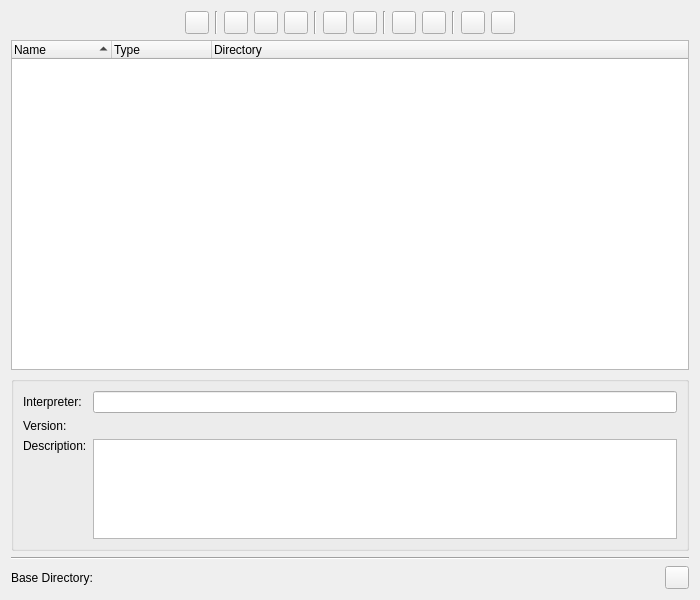
<?xml version="1.0" encoding="UTF-8"?>
<ui version="4.0">
 <class>VirtualenvManagerWidget</class>
 <widget class="QWidget" name="VirtualenvManagerWidget">
  <property name="geometry">
   <rect>
    <x>0</x>
    <y>0</y>
    <width>700</width>
    <height>600</height>
   </rect>
  </property>
  <layout class="QVBoxLayout" name="verticalLayout">
   <item>
    <layout class="QHBoxLayout" name="horizontalLayout_2">
     <item>
      <spacer name="horizontalSpacer">
       <property name="orientation">
        <enum>Qt::Orientation::Horizontal</enum>
       </property>
       <property name="sizeHint" stdset="0">
        <size>
         <width>28</width>
         <height>20</height>
        </size>
       </property>
      </spacer>
     </item>
     <item>
      <widget class="QToolButton" name="refreshButton">
       <property name="toolTip">
        <string>Press to refresh the list of virtual environments</string>
       </property>
      </widget>
     </item>
     <item>
      <widget class="Line" name="line_2">
       <property name="orientation">
        <enum>Qt::Orientation::Vertical</enum>
       </property>
      </widget>
     </item>
     <item>
      <widget class="QToolButton" name="addButton">
       <property name="toolTip">
        <string>Press to add an existing virtual environment</string>
       </property>
       <property name="text">
        <string/>
       </property>
      </widget>
     </item>
     <item>
      <widget class="QToolButton" name="newButton">
       <property name="toolTip">
        <string>Press to create a new virtual environment</string>
       </property>
      </widget>
     </item>
     <item>
      <widget class="QToolButton" name="searchNewButton">
       <property name="toolTip">
        <string>Search the execution path for all Python interpreters not configured in an environment yet.</string>
       </property>
      </widget>
     </item>
     <item>
      <widget class="Line" name="line_6">
       <property name="orientation">
        <enum>Qt::Orientation::Vertical</enum>
       </property>
      </widget>
     </item>
     <item>
      <widget class="QToolButton" name="editButton">
       <property name="toolTip">
        <string>Press to edit the selected virtual environment</string>
       </property>
      </widget>
     </item>
     <item>
      <widget class="QToolButton" name="upgradeButton">
       <property name="toolTip">
        <string>Press to upgrade the selected virtual environment</string>
       </property>
      </widget>
     </item>
     <item>
      <widget class="Line" name="line_3">
       <property name="orientation">
        <enum>Qt::Orientation::Vertical</enum>
       </property>
      </widget>
     </item>
     <item>
      <widget class="QToolButton" name="removeButton">
       <property name="toolTip">
        <string>Press to remove the selected virtual environments</string>
       </property>
      </widget>
     </item>
     <item>
      <widget class="QToolButton" name="removeAllButton">
       <property name="toolTip">
        <string>Press to remove all virtual environments</string>
       </property>
      </widget>
     </item>
     <item>
      <widget class="Line" name="line_4">
       <property name="orientation">
        <enum>Qt::Orientation::Vertical</enum>
       </property>
      </widget>
     </item>
     <item>
      <widget class="QToolButton" name="deleteButton">
       <property name="toolTip">
        <string>Press to remove the selected virtual environments and delete them</string>
       </property>
      </widget>
     </item>
     <item>
      <widget class="QToolButton" name="deleteAllButton">
       <property name="toolTip">
        <string>Press to remove all virtual environments and delete them</string>
       </property>
      </widget>
     </item>
     <item>
      <spacer name="horizontalSpacer_2">
       <property name="orientation">
        <enum>Qt::Orientation::Horizontal</enum>
       </property>
       <property name="sizeHint" stdset="0">
        <size>
         <width>40</width>
         <height>20</height>
        </size>
       </property>
      </spacer>
     </item>
    </layout>
   </item>
   <item>
    <widget class="QTreeWidget" name="venvList">
     <property name="alternatingRowColors">
      <bool>true</bool>
     </property>
     <property name="selectionMode">
      <enum>QAbstractItemView::SelectionMode::ExtendedSelection</enum>
     </property>
     <property name="rootIsDecorated">
      <bool>false</bool>
     </property>
     <property name="itemsExpandable">
      <bool>false</bool>
     </property>
     <property name="sortingEnabled">
      <bool>true</bool>
     </property>
     <property name="allColumnsShowFocus">
      <bool>true</bool>
     </property>
     <column>
      <property name="text">
       <string>Name</string>
      </property>
     </column>
     <column>
      <property name="text">
       <string>Type</string>
      </property>
     </column>
     <column>
      <property name="text">
       <string>Directory</string>
      </property>
     </column>
    </widget>
   </item>
   <item>
    <widget class="QGroupBox" name="groupBox">
     <property name="maximumSize">
      <size>
       <width>16777215</width>
       <height>175</height>
      </size>
     </property>
     <property name="title">
      <string/>
     </property>
     <layout class="QGridLayout" name="gridLayout">
      <item row="0" column="0">
       <widget class="QLabel" name="label">
        <property name="text">
         <string>Interpreter:</string>
        </property>
       </widget>
      </item>
      <item row="0" column="1">
       <widget class="QLineEdit" name="interpreterEdit">
        <property name="readOnly">
         <bool>true</bool>
        </property>
       </widget>
      </item>
      <item row="1" column="0">
       <widget class="QLabel" name="label_4">
        <property name="text">
         <string>Version:</string>
        </property>
       </widget>
      </item>
      <item row="1" column="1">
       <widget class="QLabel" name="interpreterVersionLabel"/>
      </item>
      <item row="2" column="0">
       <widget class="QLabel" name="label_3">
        <property name="text">
         <string>Description:</string>
        </property>
        <property name="alignment">
         <set>Qt::AlignmentFlag::AlignLeading|Qt::AlignmentFlag::AlignLeft|Qt::AlignmentFlag::AlignTop</set>
        </property>
       </widget>
      </item>
      <item row="2" column="1">
       <widget class="QPlainTextEdit" name="descriptionEdit">
        <property name="readOnly">
         <bool>true</bool>
        </property>
       </widget>
      </item>
     </layout>
    </widget>
   </item>
   <item>
    <widget class="Line" name="line">
     <property name="lineWidth">
      <number>1</number>
     </property>
     <property name="orientation">
      <enum>Qt::Orientation::Horizontal</enum>
     </property>
    </widget>
   </item>
   <item>
    <layout class="QHBoxLayout" name="horizontalLayout">
     <item>
      <widget class="QLabel" name="label_2">
       <property name="text">
        <string>Base Directory:</string>
       </property>
      </widget>
     </item>
     <item>
      <widget class="EricPathPicker" name="envBaseDirectoryPicker" native="true">
       <property name="sizePolicy">
        <sizepolicy hsizetype="Expanding" vsizetype="Preferred">
         <horstretch>0</horstretch>
         <verstretch>0</verstretch>
        </sizepolicy>
       </property>
       <property name="focusPolicy">
        <enum>Qt::FocusPolicy::WheelFocus</enum>
       </property>
       <property name="toolTip">
        <string>Enter the base directory of the virtual environments</string>
       </property>
      </widget>
     </item>
     <item>
      <widget class="QToolButton" name="saveButton">
       <property name="toolTip">
        <string>Press to save the base directory</string>
       </property>
      </widget>
     </item>
    </layout>
   </item>
  </layout>
 </widget>
 <customwidgets>
  <customwidget>
   <class>EricPathPicker</class>
   <extends>QWidget</extends>
   <header>eric7/EricWidgets/EricPathPicker.h</header>
   <container>1</container>
  </customwidget>
 </customwidgets>
 <tabstops>
  <tabstop>venvList</tabstop>
  <tabstop>refreshButton</tabstop>
  <tabstop>addButton</tabstop>
  <tabstop>newButton</tabstop>
  <tabstop>searchNewButton</tabstop>
  <tabstop>editButton</tabstop>
  <tabstop>upgradeButton</tabstop>
  <tabstop>removeButton</tabstop>
  <tabstop>removeAllButton</tabstop>
  <tabstop>deleteButton</tabstop>
  <tabstop>deleteAllButton</tabstop>
  <tabstop>interpreterEdit</tabstop>
  <tabstop>descriptionEdit</tabstop>
  <tabstop>envBaseDirectoryPicker</tabstop>
  <tabstop>saveButton</tabstop>
 </tabstops>
 <resources/>
 <connections/>
</ui>
